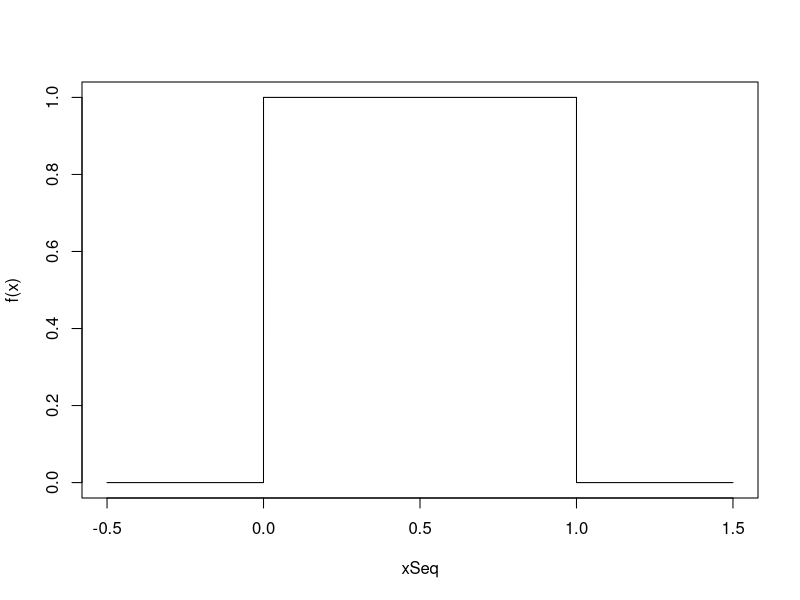
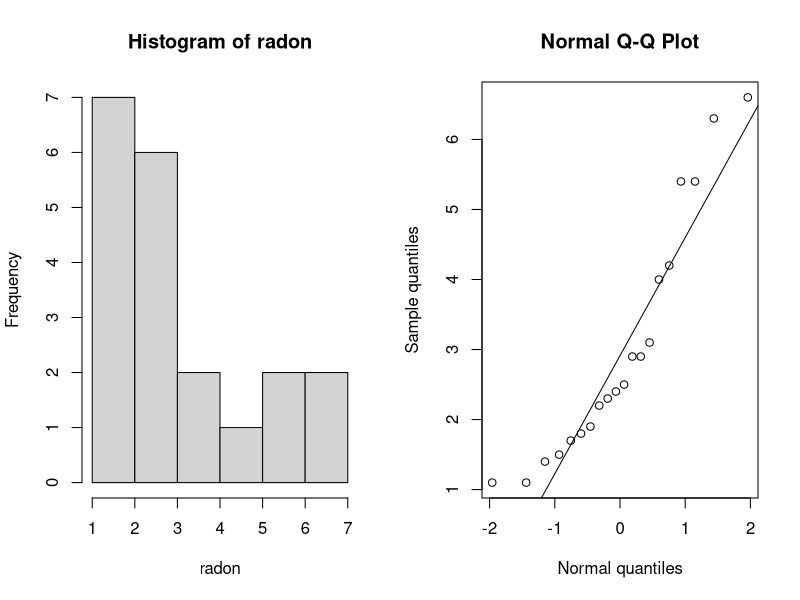

Write R code to recreate these figures, in order.
# Example 3.15 
xSeq <- seq(-0.5, 1.5, by=0.0001)
dunif <- dunif(xSeq)
plot(xSeq, dunif, type="l", ylab="f(x)")
dunif(-0.0)


# Example 3.16
k <- 10
ThousandCIs <- replicate(k, t.test(rnorm(n=5000, mean=1, sd=1))$conf.int)
ThousandCIs
## Count how often 1 is covered
sum(ThousandCIs[1,] < 1 & 1 < ThousandCIs[2,])


# Example 3.44
radon <- c(2.4, 4.2, 1.8, 2.5, 5.4, 2.2, 4.0, 1.1, 1.5, 5.4, 6.3,
           1.9, 1.7, 1.1, 6.6, 3.1, 2.3, 1.4, 2.9, 2.9)
par(mfrow = c(1,2))
hist(radon)
qqnorm(radon, ylab = "Sample quantiles", xlab = "Normal quantiles")
qqline(radon)
?qqnorm
q